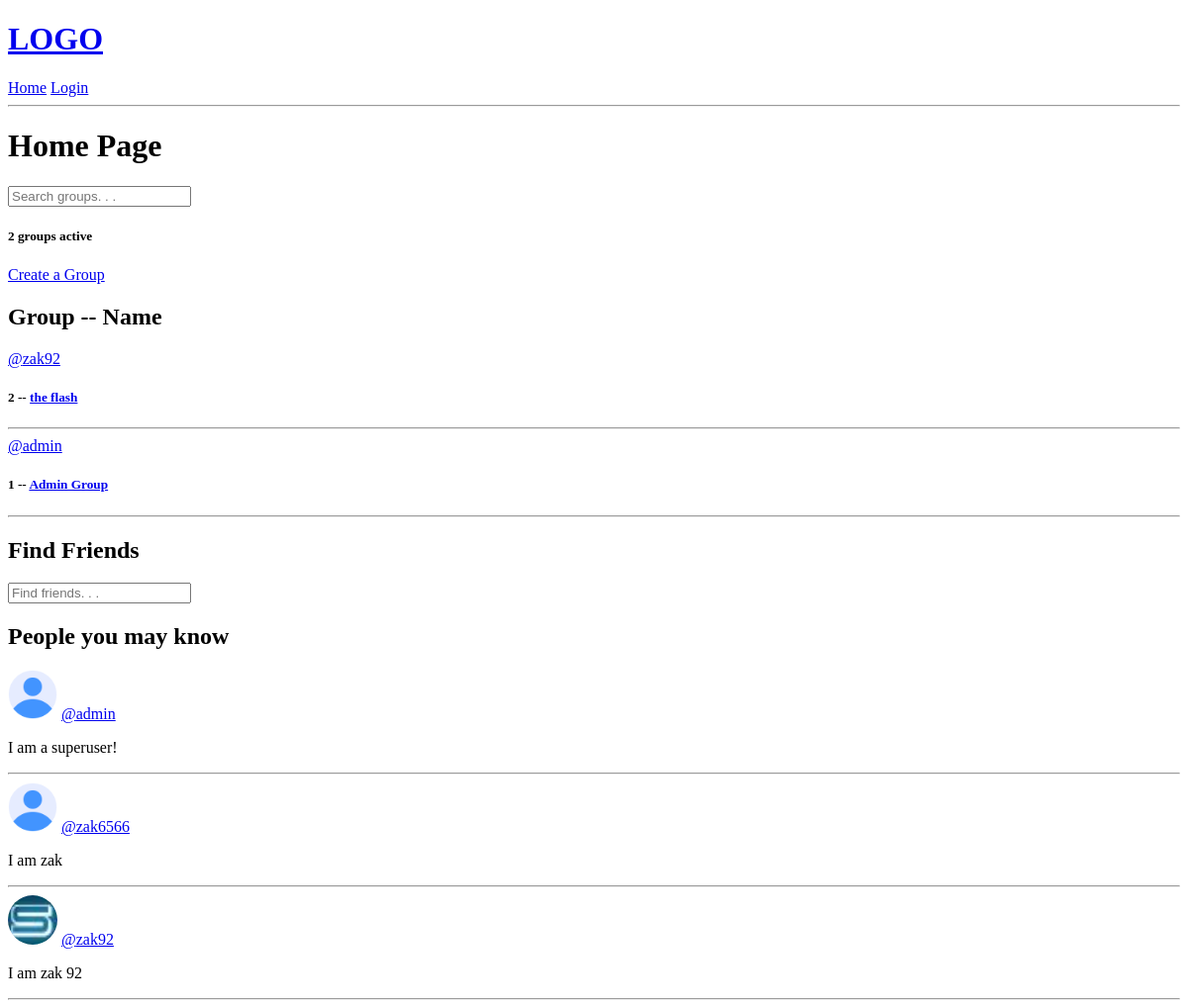
Page /home on the earlier database version.
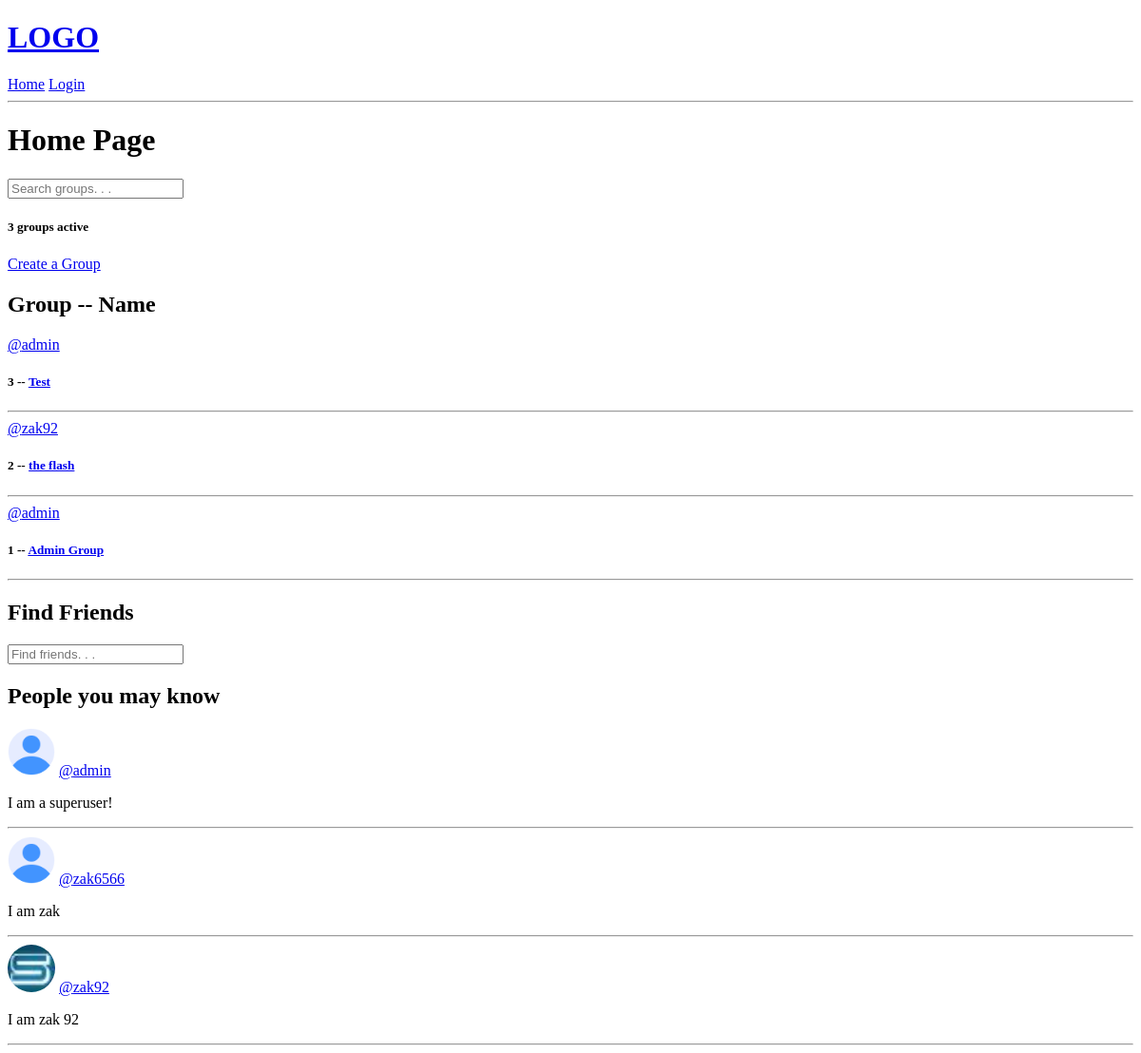
Same page on the later database version.
### snapp/models.py (models this page shows, shortened)
class Group(models.Model):
  groupCreator = models.ForeignKey(User, on_delete=models.CASCADE)
  name = models.CharField(max_length=200)
  description = models.TextField(null=True, blank=True) # use TextField for large amounts of text, null=True -> can be null, blank=True -> if any form on page - field can be blank# If you allow for blank values, you have to allow for null values since blank values are stored as null.
  members = models.ManyToManyField(User, related_name='members', blank=True) # since you already have user in Group creator -> use related_name, blank form allowed
  lastUpdated = models.DateTimeField(auto_now=True) # automatic - last updated
  dateCreated = models.DateTimeField(auto_now_add=True) # when it was first created - initial timestamp - will never change
  class Meta:
    ordering = ['-lastUpdated', '-dateCreated'] # show the last created / updated group at the top of the page

class AppUser(models.Model):
    user = models.OneToOneField(User, on_delete=models.CASCADE) # maps to User table. User table automatically provided by Django
    bio = models.TextField(max_length=500, blank=True, null=True)
    status = models.CharField(max_length=200, blank=True, null=True)
    profile_picture = models.ImageField(null=True, default="user.png")     # default image
    dateCreated = models.DateTimeField(auto_now_add=True, null=True)

### snapp/views.py (the view)
# urls.py: path('home', views.home, name="home"),
def home(request):
  q = request.GET.get('q') if request.GET.get('q') != None else ''
  groups = Group.objects.filter(
     Q(name__icontains=q) |                                                                                # FIX VIEWS - REFER TO CODING EXERCISES
     Q(description__icontains=q)
    )
  group_count = groups.count()
  f =  request.GET.get('f') if request.GET.get('f') != None else ''
  users = User.objects.filter(
     Q(username__icontains=f)                                                                             # FIX VIEWS - REFER TO CODING EXERCISES
    )
  context = {'groups': groups, 'group_count': group_count, 'users': users}
  return render(request, 'snapp/home.html', context)

### snapp/templates/snapp/home.html (shortened to what this page needs)
{% extends 'base.html' %}
{% block content %}
<h1>Home Page</h1>
<form method="GET" action="{% url 'home' %}">
  <input type="text"  name="q" placeholder="Search groups. . . "/>
</form>
<div>
  <h5>{{group_count}} groups active</h5>
  <a href="{% url 'createGroup' %}">Create a Group</a>
  <h2>Group -- Name</h2>
  {% for group in groups %}
  <div>
    <a href="{% url 'user-profile' group.groupCreator.id %}">@{{group.groupCreator.username}}</a>
    <h5>{{ group.id}} -- <a href="{% url 'group' group.id %}">{{group.name}}</a></h5>
    <hr>
  </div>
    {% endfor %}
</div>
<div>
  <h2>Find Friends</h2>
  <form method="GET" action="{% url 'home' %}">
    <input type="text"  name="f" placeholder="Find friends. . . "/>
  </form>
</div>
<h2>People you may know</h2>
{% for user in users %}
<div>
  <img style="border-radius: 50%;" src="{{user.appuser.profile_picture.url}}" alt="profile picture" width="50" height="50"/>
  <a href="{% url 'user-profile' user.appuser.id %}">@{{user.username}}</a>
  <p>{{user.appuser.bio}}</p>
  <hr>
</div>
 {% endfor %}
{% endblock content %}

Differences in the rows shown:
added Group: groupCreator.username "admin", id "3", name "Test"
Other differences:
{{ group_count }}: "2" → "3"
